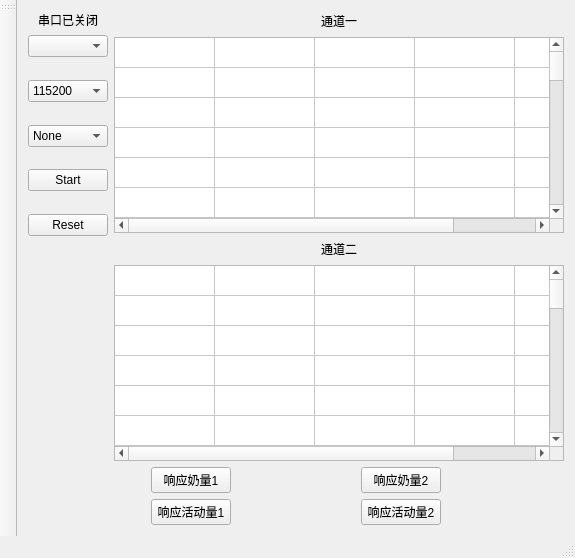
<?xml version="1.0" encoding="UTF-8"?>
<ui version="4.0">
 <class>MainWindow</class>
 <widget class="QMainWindow" name="MainWindow">
  <property name="geometry">
   <rect>
    <x>0</x>
    <y>0</y>
    <width>575</width>
    <height>558</height>
   </rect>
  </property>
  <property name="sizePolicy">
   <sizepolicy hsizetype="Fixed" vsizetype="Fixed">
    <horstretch>0</horstretch>
    <verstretch>0</verstretch>
   </sizepolicy>
  </property>
  <property name="maximumSize">
   <size>
    <width>600</width>
    <height>16777215</height>
   </size>
  </property>
  <property name="windowTitle">
   <string>计步器模拟器</string>
  </property>
  <widget class="QWidget" name="centralWidget">
   <layout class="QGridLayout" name="gridLayout">
    <item row="0" column="0">
     <layout class="QVBoxLayout" name="verticalLayout_6">
      <item>
       <layout class="QHBoxLayout" name="horizontalLayout_4">
        <item>
         <layout class="QVBoxLayout" name="verticalLayout_5">
          <item>
           <layout class="QVBoxLayout" name="verticalLayout">
            <item>
             <widget class="QLabel" name="label_PortStatus">
              <property name="text">
               <string>串口已关闭</string>
              </property>
              <property name="alignment">
               <set>Qt::AlignCenter</set>
              </property>
             </widget>
            </item>
            <item>
             <widget class="QComboBox" name="comboBox_port"/>
            </item>
            <item>
             <spacer name="verticalSpacer_3">
              <property name="orientation">
               <enum>Qt::Vertical</enum>
              </property>
              <property name="sizeHint" stdset="0">
               <size>
                <width>20</width>
                <height>13</height>
               </size>
              </property>
             </spacer>
            </item>
            <item>
             <widget class="QComboBox" name="comboBox_baudrate">
              <property name="currentText">
               <string>115200</string>
              </property>
              <item>
               <property name="text">
                <string>115200</string>
               </property>
              </item>
              <item>
               <property name="text">
                <string>57600</string>
               </property>
              </item>
              <item>
               <property name="text">
                <string>38400</string>
               </property>
              </item>
              <item>
               <property name="text">
                <string>19200</string>
               </property>
              </item>
              <item>
               <property name="text">
                <string>9600</string>
               </property>
              </item>
             </widget>
            </item>
            <item>
             <spacer name="verticalSpacer_2">
              <property name="orientation">
               <enum>Qt::Vertical</enum>
              </property>
              <property name="sizeHint" stdset="0">
               <size>
                <width>20</width>
                <height>13</height>
               </size>
              </property>
             </spacer>
            </item>
            <item>
             <widget class="QComboBox" name="comboBox_Parity">
              <item>
               <property name="text">
                <string>None</string>
               </property>
              </item>
              <item>
               <property name="text">
                <string>Even</string>
               </property>
              </item>
              <item>
               <property name="text">
                <string>Odd</string>
               </property>
              </item>
             </widget>
            </item>
            <item>
             <spacer name="verticalSpacer_4">
              <property name="orientation">
               <enum>Qt::Vertical</enum>
              </property>
              <property name="sizeHint" stdset="0">
               <size>
                <width>20</width>
                <height>13</height>
               </size>
              </property>
             </spacer>
            </item>
            <item>
             <widget class="QPushButton" name="pButton_Start">
              <property name="text">
               <string>Start</string>
              </property>
             </widget>
            </item>
            <item>
             <spacer name="verticalSpacer_5">
              <property name="orientation">
               <enum>Qt::Vertical</enum>
              </property>
              <property name="sizeHint" stdset="0">
               <size>
                <width>20</width>
                <height>13</height>
               </size>
              </property>
             </spacer>
            </item>
            <item>
             <widget class="QPushButton" name="pButton_Reset">
              <property name="text">
               <string>Reset</string>
              </property>
             </widget>
            </item>
           </layout>
          </item>
          <item>
           <spacer name="verticalSpacer">
            <property name="orientation">
             <enum>Qt::Vertical</enum>
            </property>
            <property name="sizeHint" stdset="0">
             <size>
              <width>20</width>
              <height>148</height>
             </size>
            </property>
           </spacer>
          </item>
         </layout>
        </item>
        <item>
         <layout class="QVBoxLayout" name="verticalLayout_4">
          <item>
           <layout class="QVBoxLayout" name="verticalLayout_3">
            <item>
             <layout class="QHBoxLayout" name="horizontalLayout">
              <item>
               <spacer name="horizontalSpacer_6">
                <property name="orientation">
                 <enum>Qt::Horizontal</enum>
                </property>
                <property name="sizeHint" stdset="0">
                 <size>
                  <width>40</width>
                  <height>20</height>
                 </size>
                </property>
               </spacer>
              </item>
              <item>
               <widget class="QLabel" name="label">
                <property name="text">
                 <string>通道一</string>
                </property>
               </widget>
              </item>
              <item>
               <spacer name="horizontalSpacer_7">
                <property name="orientation">
                 <enum>Qt::Horizontal</enum>
                </property>
                <property name="sizeHint" stdset="0">
                 <size>
                  <width>40</width>
                  <height>20</height>
                 </size>
                </property>
               </spacer>
              </item>
             </layout>
            </item>
            <item>
             <widget class="QTableWidget" name="panelTable_2">
              <property name="minimumSize">
               <size>
                <width>441</width>
                <height>120</height>
               </size>
              </property>
              <property name="editTriggers">
               <set>QAbstractItemView::NoEditTriggers</set>
              </property>
              <property name="tabKeyNavigation">
               <bool>true</bool>
              </property>
              <property name="alternatingRowColors">
               <bool>false</bool>
              </property>
              <property name="textElideMode">
               <enum>Qt::ElideRight</enum>
              </property>
              <property name="rowCount">
               <number>32</number>
              </property>
              <property name="columnCount">
               <number>5</number>
              </property>
              <attribute name="horizontalHeaderVisible">
               <bool>false</bool>
              </attribute>
              <attribute name="horizontalHeaderCascadingSectionResizes">
               <bool>false</bool>
              </attribute>
              <attribute name="horizontalHeaderShowSortIndicator" stdset="0">
               <bool>false</bool>
              </attribute>
              <attribute name="verticalHeaderVisible">
               <bool>false</bool>
              </attribute>
              <attribute name="verticalHeaderShowSortIndicator" stdset="0">
               <bool>false</bool>
              </attribute>
              <row/>
              <row/>
              <row/>
              <row/>
              <row/>
              <row/>
              <row/>
              <row/>
              <row/>
              <row/>
              <row/>
              <row/>
              <row/>
              <row/>
              <row/>
              <row/>
              <row/>
              <row/>
              <row/>
              <row/>
              <row/>
              <row/>
              <row/>
              <row/>
              <row/>
              <row/>
              <row/>
              <row/>
              <row/>
              <row/>
              <row/>
              <row/>
              <column>
               <property name="text">
                <string>计步器号</string>
               </property>
               <property name="textAlignment">
                <set>AlignCenter</set>
               </property>
              </column>
              <column>
               <property name="text">
                <string>步数</string>
               </property>
               <property name="textAlignment">
                <set>AlignCenter</set>
               </property>
              </column>
              <column>
               <property name="text">
                <string>奶量</string>
               </property>
               <property name="textAlignment">
                <set>AlignCenter</set>
               </property>
              </column>
              <column>
               <property name="text">
                <string>电导率</string>
               </property>
               <property name="textAlignment">
                <set>AlignCenter</set>
               </property>
              </column>
              <column>
               <property name="text">
                <string>故障</string>
               </property>
               <property name="textAlignment">
                <set>AlignCenter</set>
               </property>
              </column>
              <item row="0" column="0">
               <property name="text">
                <string/>
               </property>
               <property name="font">
                <font>
                 <family>黑体</family>
                 <pointsize>12</pointsize>
                </font>
               </property>
               <property name="textAlignment">
                <set>AlignCenter</set>
               </property>
              </item>
              <item row="0" column="1">
               <property name="text">
                <string/>
               </property>
               <property name="textAlignment">
                <set>AlignLeading|AlignVCenter</set>
               </property>
              </item>
             </widget>
            </item>
           </layout>
          </item>
          <item>
           <layout class="QVBoxLayout" name="verticalLayout_2">
            <item>
             <layout class="QHBoxLayout" name="horizontalLayout_3">
              <item>
               <spacer name="horizontalSpacer_4">
                <property name="orientation">
                 <enum>Qt::Horizontal</enum>
                </property>
                <property name="sizeHint" stdset="0">
                 <size>
                  <width>40</width>
                  <height>20</height>
                 </size>
                </property>
               </spacer>
              </item>
              <item>
               <widget class="QLabel" name="label_2">
                <property name="text">
                 <string>通道二</string>
                </property>
               </widget>
              </item>
              <item>
               <spacer name="horizontalSpacer_5">
                <property name="orientation">
                 <enum>Qt::Horizontal</enum>
                </property>
                <property name="sizeHint" stdset="0">
                 <size>
                  <width>40</width>
                  <height>20</height>
                 </size>
                </property>
               </spacer>
              </item>
             </layout>
            </item>
            <item>
             <widget class="QTableWidget" name="panelTable">
              <property name="minimumSize">
               <size>
                <width>441</width>
                <height>120</height>
               </size>
              </property>
              <property name="editTriggers">
               <set>QAbstractItemView::NoEditTriggers</set>
              </property>
              <property name="tabKeyNavigation">
               <bool>true</bool>
              </property>
              <property name="alternatingRowColors">
               <bool>false</bool>
              </property>
              <property name="textElideMode">
               <enum>Qt::ElideRight</enum>
              </property>
              <property name="rowCount">
               <number>32</number>
              </property>
              <property name="columnCount">
               <number>5</number>
              </property>
              <attribute name="horizontalHeaderVisible">
               <bool>false</bool>
              </attribute>
              <attribute name="horizontalHeaderCascadingSectionResizes">
               <bool>false</bool>
              </attribute>
              <attribute name="horizontalHeaderShowSortIndicator" stdset="0">
               <bool>false</bool>
              </attribute>
              <attribute name="verticalHeaderVisible">
               <bool>false</bool>
              </attribute>
              <attribute name="verticalHeaderShowSortIndicator" stdset="0">
               <bool>false</bool>
              </attribute>
              <row/>
              <row/>
              <row/>
              <row/>
              <row/>
              <row/>
              <row/>
              <row/>
              <row/>
              <row/>
              <row/>
              <row/>
              <row/>
              <row/>
              <row/>
              <row/>
              <row/>
              <row/>
              <row/>
              <row/>
              <row/>
              <row/>
              <row/>
              <row/>
              <row/>
              <row/>
              <row/>
              <row/>
              <row/>
              <row/>
              <row/>
              <row/>
              <column>
               <property name="text">
                <string>计步器号</string>
               </property>
               <property name="textAlignment">
                <set>AlignCenter</set>
               </property>
              </column>
              <column>
               <property name="text">
                <string>步数</string>
               </property>
               <property name="textAlignment">
                <set>AlignCenter</set>
               </property>
              </column>
              <column>
               <property name="text">
                <string>奶量</string>
               </property>
               <property name="textAlignment">
                <set>AlignCenter</set>
               </property>
              </column>
              <column>
               <property name="text">
                <string>电导率</string>
               </property>
               <property name="textAlignment">
                <set>AlignCenter</set>
               </property>
              </column>
              <column>
               <property name="text">
                <string>故障</string>
               </property>
               <property name="textAlignment">
                <set>AlignCenter</set>
               </property>
              </column>
              <item row="0" column="0">
               <property name="text">
                <string/>
               </property>
               <property name="font">
                <font>
                 <family>黑体</family>
                 <pointsize>12</pointsize>
                </font>
               </property>
               <property name="textAlignment">
                <set>AlignCenter</set>
               </property>
              </item>
              <item row="0" column="1">
               <property name="text">
                <string/>
               </property>
               <property name="textAlignment">
                <set>AlignLeading|AlignVCenter</set>
               </property>
              </item>
             </widget>
            </item>
           </layout>
          </item>
         </layout>
        </item>
       </layout>
      </item>
      <item>
       <layout class="QHBoxLayout" name="horizontalLayout_2">
        <item>
         <spacer name="horizontalSpacer_2">
          <property name="orientation">
           <enum>Qt::Horizontal</enum>
          </property>
          <property name="sizeHint" stdset="0">
           <size>
            <width>118</width>
            <height>20</height>
           </size>
          </property>
         </spacer>
        </item>
        <item>
         <widget class="QPushButton" name="pButton_yield1">
          <property name="text">
           <string>响应奶量1</string>
          </property>
         </widget>
        </item>
        <item>
         <spacer name="horizontalSpacer">
          <property name="orientation">
           <enum>Qt::Horizontal</enum>
          </property>
          <property name="sizeHint" stdset="0">
           <size>
            <width>40</width>
            <height>20</height>
           </size>
          </property>
         </spacer>
        </item>
        <item>
         <widget class="QPushButton" name="pButton_yield2">
          <property name="text">
           <string>响应奶量2</string>
          </property>
         </widget>
        </item>
        <item>
         <spacer name="horizontalSpacer_3">
          <property name="orientation">
           <enum>Qt::Horizontal</enum>
          </property>
          <property name="sizeHint" stdset="0">
           <size>
            <width>118</width>
            <height>20</height>
           </size>
          </property>
         </spacer>
        </item>
       </layout>
      </item>
      <item>
       <layout class="QHBoxLayout" name="horizontalLayout_6">
        <item>
         <spacer name="horizontalSpacer_11">
          <property name="orientation">
           <enum>Qt::Horizontal</enum>
          </property>
          <property name="sizeHint" stdset="0">
           <size>
            <width>118</width>
            <height>20</height>
           </size>
          </property>
         </spacer>
        </item>
        <item>
         <widget class="QPushButton" name="pButton_motion1">
          <property name="text">
           <string>响应活动量1</string>
          </property>
          <property name="checkable">
           <bool>false</bool>
          </property>
          <property name="flat">
           <bool>false</bool>
          </property>
         </widget>
        </item>
        <item>
         <spacer name="horizontalSpacer_12">
          <property name="orientation">
           <enum>Qt::Horizontal</enum>
          </property>
          <property name="sizeHint" stdset="0">
           <size>
            <width>40</width>
            <height>20</height>
           </size>
          </property>
         </spacer>
        </item>
        <item>
         <widget class="QPushButton" name="pButton_motion2">
          <property name="text">
           <string>响应活动量2</string>
          </property>
          <property name="checkable">
           <bool>false</bool>
          </property>
          <property name="flat">
           <bool>false</bool>
          </property>
         </widget>
        </item>
        <item>
         <spacer name="horizontalSpacer_13">
          <property name="orientation">
           <enum>Qt::Horizontal</enum>
          </property>
          <property name="sizeHint" stdset="0">
           <size>
            <width>118</width>
            <height>20</height>
           </size>
          </property>
         </spacer>
        </item>
       </layout>
      </item>
     </layout>
    </item>
   </layout>
  </widget>
  <widget class="QToolBar" name="mainToolBar">
   <attribute name="toolBarArea">
    <enum>LeftToolBarArea</enum>
   </attribute>
   <attribute name="toolBarBreak">
    <bool>false</bool>
   </attribute>
  </widget>
  <widget class="QStatusBar" name="statusBar"/>
 </widget>
 <layoutdefault spacing="6" margin="11"/>
 <resources/>
 <connections/>
</ui>
